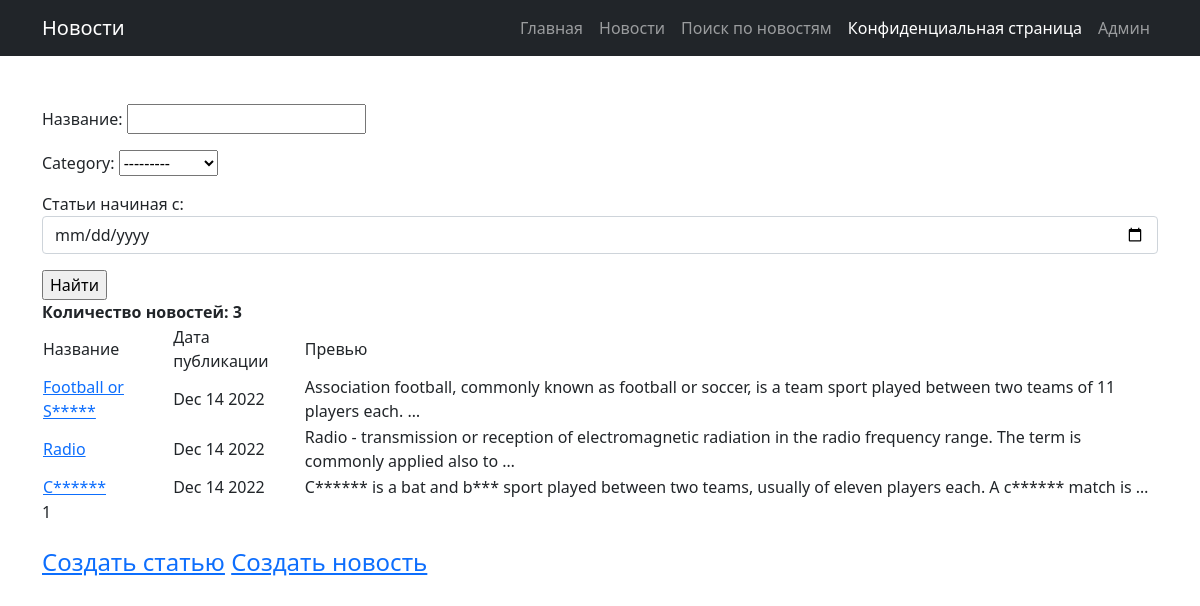
The app's page /post/search/, older data.
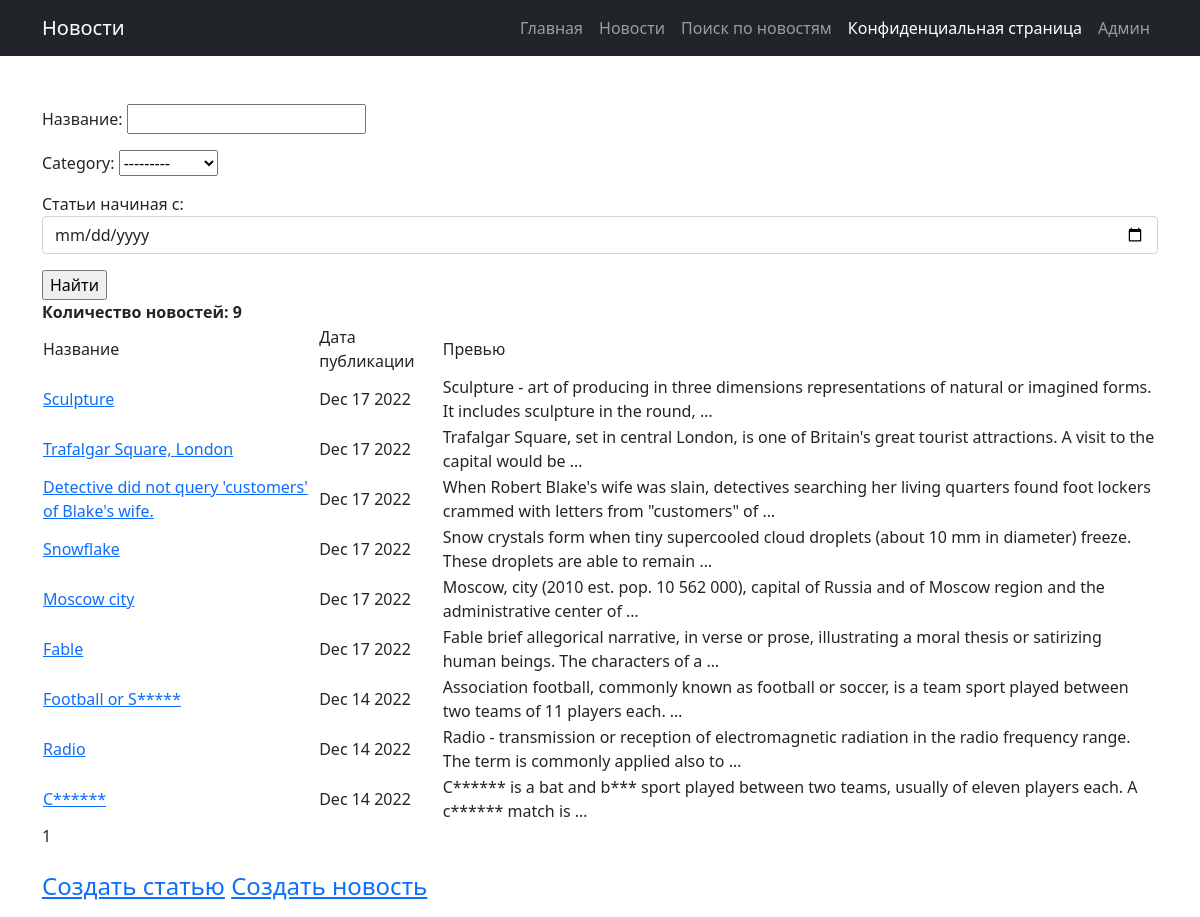
The same page, newer data.
### news/models.py (models this page shows, shortened)
class Post(models.Model):
    post_var = models.CharField(max_length = 8, choices = chois, default = articles)
    post_time = models.DateTimeField(auto_now_add = True)
    header = models.CharField(max_length = 64)
    text = models.TextField()
    post_rating = models.IntegerField(default = 0)
    author = models.ForeignKey('Author', on_delete = models.CASCADE)
    category = models.ManyToManyField('Category', through = 'PostCategory')

### news/views.py (the view)
# urls.py: path('search/', NewsList_Search.as_view()),
class NewsList_Search(ListView):
    model = Post
    ordering = '-post_time'
    template_name = 'news_search.html'
    context_object_name = 'news'
    paginate_by = 10
    def get_queryset(self):
        queryset = super().get_queryset()
        self.filterset = NewsFilter(self.request.GET, queryset)
        return self.filterset.qs
    def get_context_data(self, **kwargs):
        context = super().get_context_data(**kwargs)
        context['news_count'] = Post.objects.count()
        context['filterset'] = self.filterset
        return context

### news/templatetags/custom_filters.py (called while the page is built)
@register.filter()
def censor(value):
    censor_list = ('cricket', 'ball', 'soccer')
    value = value.split()
    cens_value = ''
    for val in value:
        if val.lower() not in censor_list:
            cens_value = cens_value + val + ' '
        else:
            cens_value = cens_value + val.replace(val[1::], '*'*(len(val)-1)) + ' '
    return f'{cens_value}'

### templates/news_search.html (shortened to what this page needs)
{% extends 'flatpages/default.html' %}
{% load custom_filters %}
{% load custom_tags %}
{% block title_navbar %}
Новости
{% endblock title_navbar %}
{% block content %}
    <form action="" method="get">
        {{ filterset.form.as_p }}
        <input type="submit" value="Найти" />
    </form>
    {% if news %}
    <b>Количество новостей: {{ news_count }}</b>
        <table>
            <tr>
                <td>Название </td>
                <td>Дата публикации </td>
                <td>Превью</td>
            </tr>
            {% for new in news %}
            <tr>
                <td><a href=http://127.0.0.1:8000/post/{{ new.post_var }}/{{ new.pk }}>{{ new.header|censor }}</a></td>
                <td>{{ new.post_time|date:'M d Y' }}</td>
                <td>{{ new.text|truncatewords:20|censor}}</td>
            </tr>
            {% endfor %}
        </table>
   {% else %}
       <h3>Новостей нет!</h3>
   {% endif %}
   {{ page_obj.number }}
   <br><br>
   <h4><a href=http://127.0.0.1:8000/post/articles/create>Создать статью</a>
   <a href=http://127.0.0.1:8000/post/news/create>Создать новость</a></h4>
{% endblock content %}

Row changes from the older to the newer data that the page shows:
added Post: header|censor "Sculpture", post_time "Dec 17 2022", text|censor "Sculpture - art of producing in three dimensions representations of natural or imagined forms. It includes sculpture in the round, …"
added Post: header|censor "Trafalgar Square, London", post_time "Dec 17 2022", text|censor "Trafalgar Square, set in central London, is one of Britain's great tourist attractions. A visit to the capital would be …"
added Post: header|censor "Detective did not query 'customers' of Blake's wife.", post_time "Dec 17 2022", text|censor "When Robert Blake's wife was slain, detectives searching her living quarters found foot lockers crammed with letters from \"customers\" of …"
added Post: header|censor "Snowflake", post_time "Dec 17 2022", text|censor "Snow crystals form when tiny supercooled cloud droplets (about 10 mm in diameter) freeze. These droplets are able to remain …"
added Post: header|censor "Moscow city", post_time "Dec 17 2022", text|censor "Moscow, city (2010 est. pop. 10 562 000), capital of Russia and of Moscow region and the administrative center of …"
added Post: header|censor "Fable", post_time "Dec 17 2022", text|censor "Fable brief allegorical narrative, in verse or prose, illustrating a moral thesis or satirizing human beings. The characters of a …"
Text that changed along with them:
{{ news_count }}: "3" → "9"
